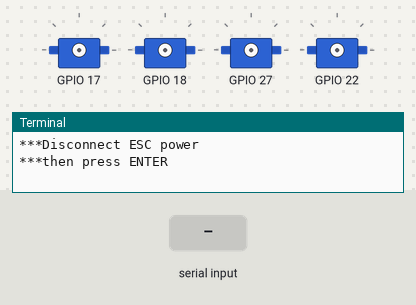
The program below on a simulated Raspberry Pi (BCM pin numbers). On the bench: 4 × servo, the last lines printed to the terminal. The inputs (shaded band) are chosen by the test bench. Servo angles are drawn from the pulse width (0.5 ms = 0°, 2.5 ms = 180°).

Above: at 1.2 s.
1.3 s: "a" typed at the terminal
2.8 s: "z" typed at the terminal
At 3.2 s:
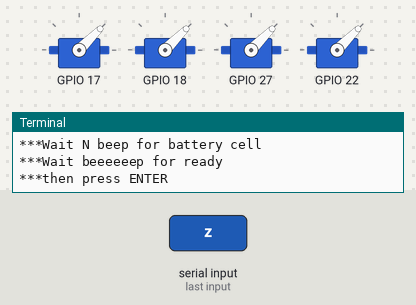
Timing chart, 0 to 5.8 s (numbered marks = the images above; inputs shaded):
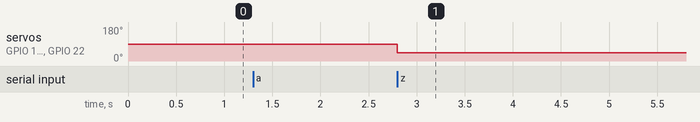

The program:

multi_motor.py
```python
#solenero.tech@gmail.com
#solenerotech.wordpress.com

#solenerotech 2013.09.06

from motor_pigpio import Motor as motor
import time

mymotor1 = motor('m1', 17, simulation=False)    #RL
mymotor2 = motor('m1', 18, simulation=False)    #RR
mymotor3 = motor('m1', 27, simulation=False)    #FR
mymotor4 = motor('m1', 22, simulation=False)    #FL
#where 17 is  GPIO17 = pin 11

print('***Disconnect ESC power')
print('***then press ENTER')
res = raw_input()
mymotor1.start()
mymotor1.setW(100)
mymotor2.start()
mymotor2.setW(100)
mymotor3.start()
mymotor3.setW(100)
mymotor4.start()
mymotor4.setW(100)

#NOTE:the angular motor speed W can vary from 0 (min) to 100 (max)
#the scaling to pwm is done inside motor class
print('***Connect ESC Power')
print('***Wait beep-beep')

print('***then press ENTER')
res = raw_input()
mymotor1.setW(0)
mymotor2.setW(0)
mymotor3.setW(0)
mymotor4.setW(0)
print('***Wait N beep for battery cell')
print('***Wait beeeeeep for ready')
print('***then press ENTER')
res = raw_input()
print ('increase > a | decrease > z | save Wh > n | set Wh > h|quit > 9')

cycling = True
try:
    while cycling:
        res = raw_input()
        if res == 'a':
            mymotor1.increaseW(10)
            time.sleep(2)
            mymotor2.increaseW(10)
            time.sleep(2)
            mymotor3.increaseW(10)
            time.sleep(2)
            mymotor4.increaseW(10)
            time.sleep(2)
        if res == 'z':
            mymotor1.decreaseW(10)
            mymotor2.decreaseW(10)
            mymotor3.decreaseW(10)
            mymotor4.decreaseW(10)
        if res == 'n':
            mymotor1.saveWh()
            mymotor2.saveWh()
            mymotor3.saveWh()
            mymotor4.saveWh()
        if res == 'h':
            mymotor1.setWh()
            mymotor2.setWh()
            mymotor3.setWh()
            mymotor4.setWh()
        if res == '9':
            cycling = False
finally:
    # shut down cleanly
    mymotor1.stop()
    mymotor2.stop()
    mymotor3.stop()
    mymotor4.stop()
    print ("well done!")
```

motor_pigpio.py
```python
import pigpio
import time

class Motor:

    def __init__(self, name, pin, kv=1050, WMin=0, WMax=100, debug=True, simulation=True):
        self.pin = pin
        self.name = name
        self.simulation = simulation
        self.speed=0
        # GPIO.setmode(GPIO.BCM)
        # GPIO.setup(pin,GPIO.OUT)
        self.driver = pigpio.pi()
        self.maxSpeed = 100
        self.minSpeed = 0

    def start(self):
        pass

    def stop(self):
        self.driver.set_servo_pulsewidth(self.pin, 0)

    def setMaxSpeed(self,speed):
        self.maxSpeed = speed

    def setMinSpeed(self,speed):
        self.minSpeed = speed

    def forward(self,speed):
        if self.simulation:
            return
        if speed>self.maxSpeed:
            speed=self.maxSpeed
            # print speed,' Speed too high reduced'
        if speed<self.minSpeed:
            speed=self.minSpeed
            # print speed,' Speed too low, set to 0'
        self.speed = speed
        speed=speed*5
        self.driver.set_servo_pulsewidth(self.pin, 1000+speed)

    def increaseW(self,inc=1):
        if self.simulation:
            return
        self.speed=self.speed+inc
        self.forward(self.speed)
        print self.name," speed ",self.speed

    def decreaseW(self,inc=1):
        if self.simulation:
            return
        self.speed=self.speed-inc
        self.forward(self.speed)
        print self.name," speed ",self.speed

    def setW(self,speed):
        if self.simulation:
            return
        print self.name," speed ",speed
        self.forward(speed)

    def __exit__(self, type, value, traceback):
        self.driverF.stop()
        GPIO.cleanup()
```

Measured:
- after the input at 2.8 s, servo on GPIO 17, servo on GPIO 18, servo on GPIO 27, servo on GPIO 22: 90° → 45° at once
